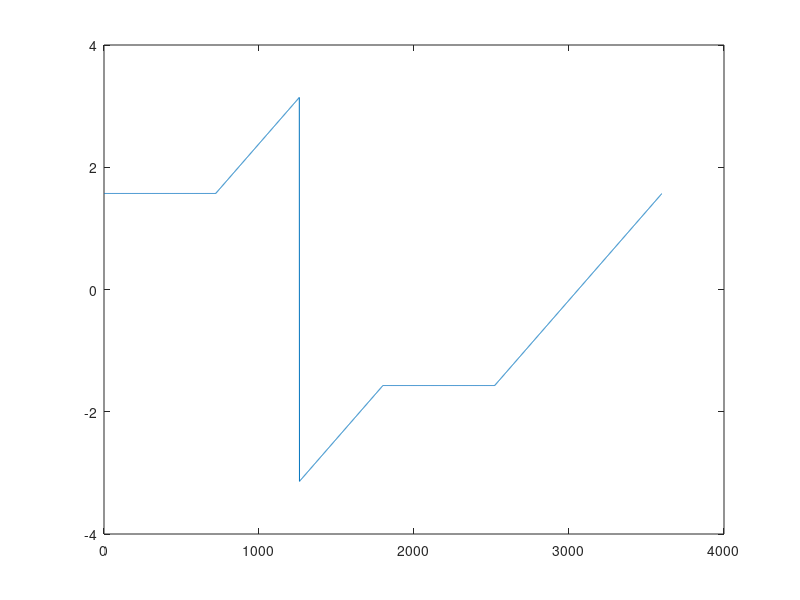
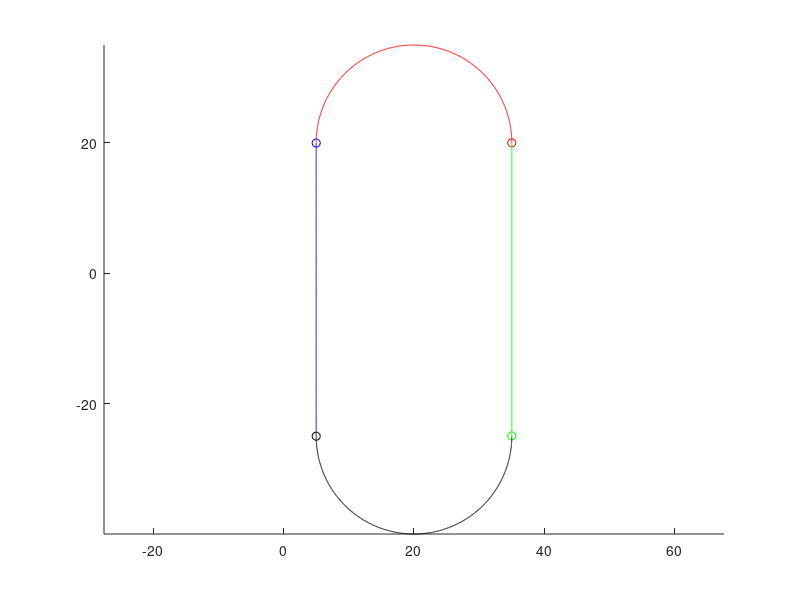

Reproduce these figures in MATLAB, in order. (Note: this script raises an error after producing the figures.)
% 場景測試腳本：零曲線 下的路徑生成驗證

clear all
close all
clc

points=360*3;
t=linspace(0,pi,points);
a=15;
for i=1:points
x1(i)=(a+5)+a*cos(t(i));
y1(i)=(a+5)+a*sin(t(i));
end

x2=35*ones(1,360*2);
y2=linspace(-24.95,19.95,360*2);

t=linspace(-pi,0,points);
for i=1:points
x3(i)=55+20*cos(t(i));
y3(i)=-10+20*sin(t(i));
end

x0=5*ones(1,360*2);
y0=linspace(19.96,-24.98,360*2);


points=360*3;
t=linspace(-pi,0,points);
a=15;
for i=1:points
x5(i)=(a+5)+a*cos(t(i));
y5(i)=-25+a*sin(t(i));
end


figure (3)
hold on
plot(x0,y0,'b');
plot(x0(1),y0(1),'bo')
plot(x1,y1,'r');
plot(x1(1),y1(1),'ro')
plot(x2,y2,'g');
plot(x2(1),y2(1),'go')
plot(x5,y5,'k');
plot(x5(1),y5(1),'ko')
axis equal

x=[x2 x1 x0 x5] ; 
y=[y2 y1 y0 y5] ;
M=length(x);


clear x0 x1 x2 x3 xe
clear y0 y1 y2 y3 ye


%%%%%~~~~~~~~~~~~~~~~~~~~~~~  Get Heading Angle ~~~~~~~~~~~~~~~~~%%%%%%%%%%

for i=1:M-1
y_d=y(i+1)-y(i);
x_d=x(i+1)-x(i);
theda(i)=atan2(y_d,x_d);
theda_deg(i)=rad2deg(theda(i));
end
%%%%%%%%%%%%%%%%%%%%%%%%%%%%%%%%%%%%%%%%%%%%%%%%%%%%%%%%%%%%%%%%%%%%%%%%%%%
figure (1)
plot(theda);

%%%%%%%%%%%%%%%%%%%%%%%       Path Generator     %%%%%%%%%%%%%%%%%%%%%%%%%%
for k=1:180
    
start=2000; 
start=(k-1)*200+2
target=200*k
if target>=M
target=M-1;
end

now=[x(start);y(start)];
next=[x(target);y(target)];
delta=next-now
theda_in=theda(start)
theda_out=theda(target)
if theda_in>0 && theda_out<0
    theda_in=theda(start)-2*pi;
else
%     theda_in=theda(start);
end

phi_tag=theda(target)-theda_in
check=rad2deg(phi_tag)

delta_b=now-[x(start-1);y(start-1)]
[ alfa Quadrant] = my_yaw_angle( delta_b )
TFS=[cos(alfa) -sin(alfa); sin(alfa) cos(alfa)];  

iTFS=inv(TFS)
QQQ=iTFS*delta

x_tag=QQQ(1);
y_tag=QQQ(2);

xic=[0 0 0 0]';
[ ZZ p] = my_path( x_tag, y_tag, phi_tag, xic );



%%%%%%%%%%%%%%%%%%%%%%%%%%%%   Path Rotation   %%%%%%%%%%%%%%%%%%%%%%%%%%%%

for i=1:1000
Temp=[ ZZ(1,i) ZZ(2,i)]';    
ZZ_R(:,i)=TFS*Temp+now;
end

%%%%%%%%%%%%%%%%%%%%%%%%%%%%%%%%%%%%%%%%%%%%%%%%%%%%%%%%%%%%%%%%%%%%%%%%%%%

figure (2)
hold on
plot(x,y,'r');


plot(next(1,1),next(2,1),'k*');
plot(now(1,1),now(2,1),'ks');
axis equal
xlabel('X')
ylabel('Y')
plot(ZZ_R(1,:),ZZ_R(2,:),'b');
title('Path Cruve Fitting Demo')
% pause
end
